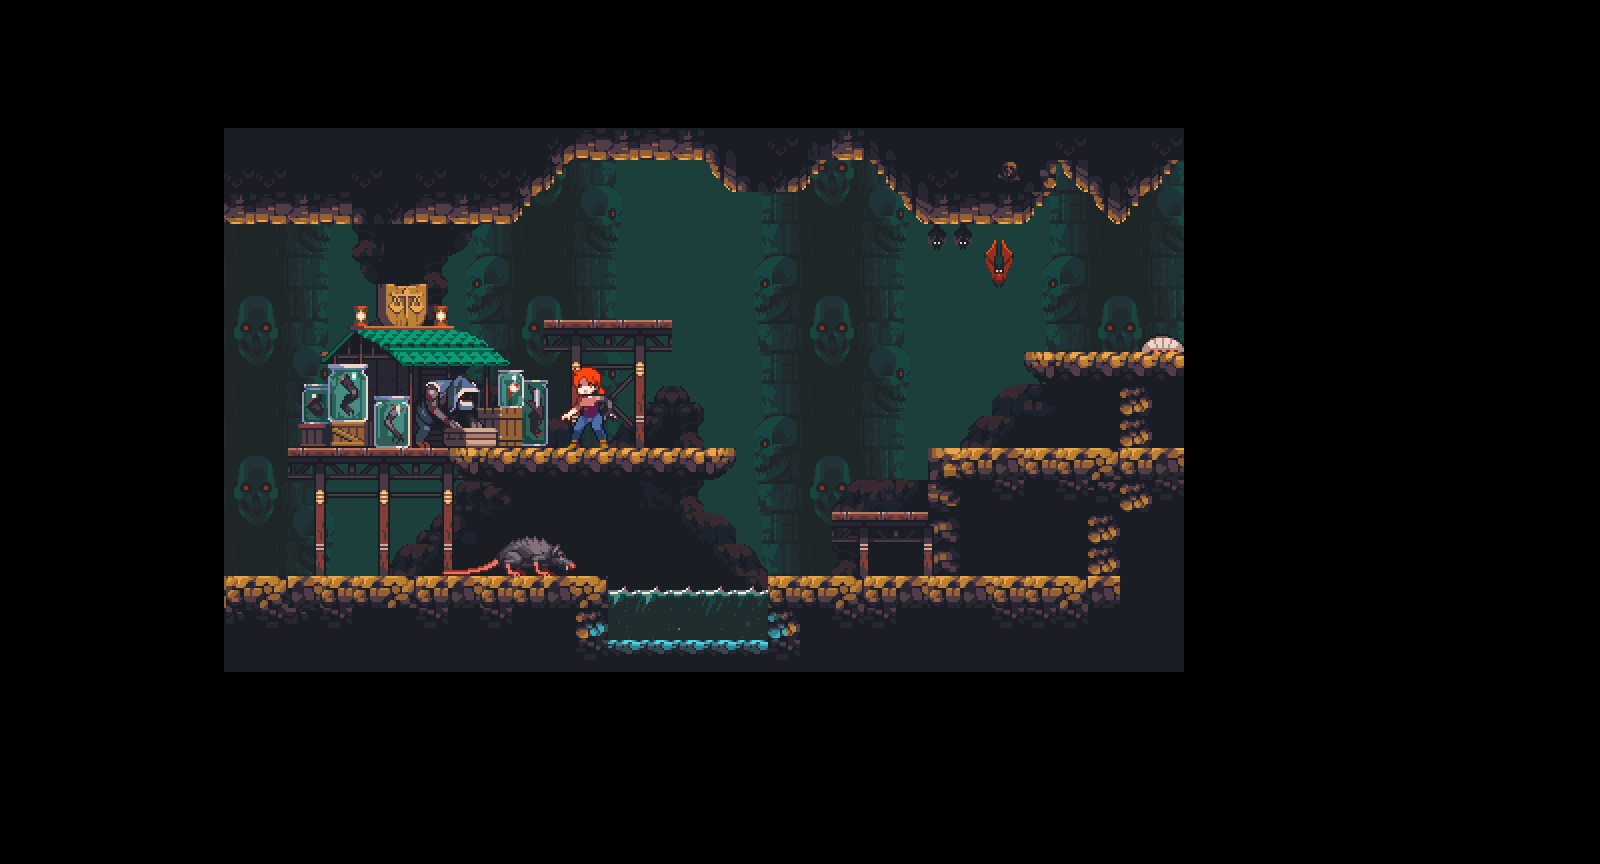

Rendered tile map (Tiled .tmx) drawn with the repository's tilesets; below, a short description and the map source with its tile grids summarised:
An orthogonal 50x27 tile map with 32x32 px tiles, 1 tile layer (Слой тайлов 1) and 6 objects (4x solid, player, easyEnemy).

<map version="1.2" tiledversion="1.3.1" orientation="orthogonal" renderorder="right-down" compressionlevel="-1" width="50" height="27" tilewidth="32" tileheight="32" infinite="0" nextlayerid="3" nextobjectid="7">
 <tileset firstgid="1" source="dagbxfd-3d73d637-36f3-41fa-8ca4-fa0c99aa091d.tsx" />
 <layer id="1" name="Слой тайлов 1" width="50" height="27">
  <data>[1350 cells, 510 non-empty, 510 distinct tile ids]</data>
 </layer>
 <objectgroup id="2" name="Слой объектов 1">
  <object id="1" name="solid" x="227.673" y="205.595" width="44.1547" height="368.416" />
  <object id="2" name="solid" x="220.774" y="574.701" width="960.365" height="42.7749" />
  <object id="3" name="solid" x="227.673" y="205.595" width="44.1547" height="368.416" />
  <object id="4" name="solid" x="1138.36" y="204.906" width="44.1547" height="368.416" />
  <object id="5" name="player" x="455.346" y="477.423" width="49.6741" height="93.8288" />
  <object id="6" name="easyEnemy" x="892.753" y="485.702" width="56.5732" height="85.5498" />
 </objectgroup>
</map>